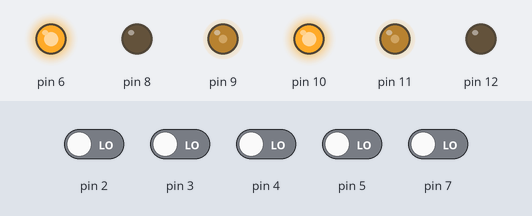
Simulated run of this sketch. Board: Arduino Uno, built with avr-gcc and run on an emulated ATmega328P. On the bench: output pins drawn as LEDs (lit = HIGH). The test bench sets the inputs (shaded band); at power-on: pin 2–5, pin 7 LOW.

Above: at 0.1 s.
Timing chart, 0 to 1.6 s (numbered marks = the images above):
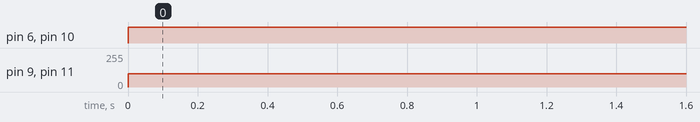

Measured:
- by itself, pin 6, pin 10: LOW → HIGH at 0.00 s
- by itself, pin 9, pin 11: 0/255 → 100/255 at 0.00 s

The sketch:

Line_follower.ino
```cpp
 int sensor[5]={0,0,0,0,0},kp,p,d,kd,error;
int last_error=0;
void setup() {

pinMode(6,OUTPUT);
pinMode(8,OUTPUT);
pinMode(9,OUTPUT);
pinMode(10,OUTPUT);
pinMode(11,OUTPUT);
pinMode(12,OUTPUT);
pinMode(2,INPUT);
pinMode(3,INPUT);
pinMode(4,INPUT);
pinMode(5,INPUT);
pinMode(7,INPUT);
Serial.begin(9600);

}

void loop() {

sensor[0]=digitalRead(2);
sensor[1]=digitalRead(3);
sensor[2]=digitalRead(4);
sensor[3]=digitalRead(5);
sensor[4]=digitalRead(7);

 if(sensor[0]==1&&sensor[1]==1&&sensor[2]==0&&sensor[3]==1&&sensor[4]==1)
   error=0;

 else if(sensor[0]==1&&sensor[1]==1&&sensor[2]==1&&sensor[3]==1&&sensor[4]==0)
    error=4;

 else if(sensor[0]==1&&sensor[1]==1&&sensor[2]==1&&sensor[3]==0&&sensor[4]==0)
    error=3;

 else if(sensor[0]==1&&sensor[1]==1&&sensor[2]==1&&sensor[3]==0&&sensor[4]==1)
    error=2;

 else if(sensor[0]==1&&sensor[1]==1&&sensor[2]==0&&sensor[3]==0&&sensor[4]==1)
    error=1;

 else if(sensor[0]==1&&sensor[1]==0&&sensor[2]==0&&sensor[3]==1&&sensor[4]==1)
    error=-1;

 else if(sensor[0]==1&&sensor[1]==0&&sensor[2]==1&&sensor[3]==1&&sensor[4]==1)
    error=-2;

 else if(sensor[0]==0&&sensor[1]==0&&sensor[2]==1&&sensor[3]==1&&sensor[4]==1)
    error=-3;

 else if(sensor[0]==0&&sensor[1]==1&&sensor[2]==1&&sensor[3]==1&&sensor[4]==1)
    error=-4;


 //if(Serial.available()>0)
  {
  // if(Serial.read()%10==1)  //send data as xx1
     kp=20; //18,22

   //else if(Serial.read()%10==2)   //send data as xx2
    kd=37; //5,7,25,28,32,<40
  }
  p=kp*error;
  d=kd*(error-last_error);
  last_error=error;
  if(!(sensor[0]==0&&sensor[1]==0&&sensor[2]==0&&sensor[3]==1&&sensor[4]==1)&&!(sensor[0]==1&&sensor[1]==1&&sensor[2]==0&&sensor[3]==0&&sensor[4]==0))
 { digitalWrite(6,1);
   digitalWrite(8,0);
   digitalWrite(10,1);
   digitalWrite(12,0);
  analogWrite(9,100-p-d); //120

  analogWrite(11,100+p+d);
 }

 if(sensor[0]==1&&sensor[1]==1&&sensor[2]==1&&sensor[3]==1&&sensor[4]==1)
  {digitalWrite(6,1);
   digitalWrite(8,0);
   digitalWrite(10,1);
   digitalWrite(12,0);
   analogWrite(9,100-(20*last_error));

   analogWrite(11,100+(20*last_error));
  // delay(2);
  }

 /*  else if(sensor[0]==0&&sensor[1]==0&&sensor[2]==0&&sensor[3]==1&&sensor[4]==1)
    {analogWrite(6,100);
     analogWrite(9,0);
     analogWrite(10,0);
     analogWrite(11,100);
     delay(5);
     analogWrite(6,0);
     analogWrite(9,230);
     analogWrite(10,230);
     analogWrite(11,0);
     delay(5);
    }

 else if(sensor[0]==1&&sensor[1]==1&&sensor[2]==0&&sensor[3]==0&&sensor[4]==0)
    {analogWrite(6,100);
     analogWrite(9,0);
     analogWrite(10,0);
     analogWrite(11,100);
     delay(5);
     analogWrite(6,230);
     analogWrite(9,0);
     analogWrite(10,0);
     analogWrite(11,230);
     delay(5);
    }*/     }
```
